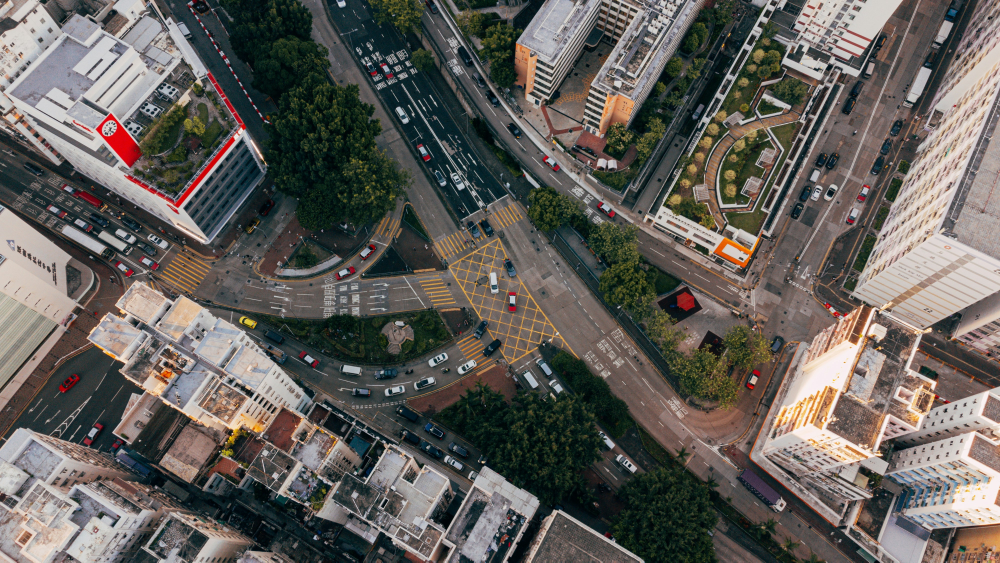
#> input picture Pablo/basicsPillow/imgs/city_china.jpg, 4000 x 2250 px, found by its file name (shown at 1/4 size)
$ python grayScalePillowBasics.py
#> lines starting #> are read from the running program, lines starting #| are printed output that depends on the picture
from PIL import Image
import os

print(os.getcwd())

#Ajustando diretório das imagens
BASE_DIR = os.path.dirname(__file__)
PATH = os.path.join(BASE_DIR, "..", 'imgs')

#função só pra poder juntar o caminho com arquivo
def in_file(file):
    return os.path.join(PATH, file)

image = Image.open(in_file('city_china.jpg'))
#> image is the input picture: PIL image 4000x2250 RGB; mean R, G, B 98.4, 94.9, 90
#image.show()


#convertendo pra preto e branco na unha e no PURO
#entendendo que a imagem é uma matriz de pixels
#e cada pixel é uma tupla com os valores RGB
#é como se fosse uma imagem em escala de cinza
#mas com os valores de cinza sendo a média dos valores RGB
print(image.getpixel((0, 0)))
#| (87, 83, 80)
print(image.getpixel((150, 150)))
#| (184, 194, 196)
print(image.getpixel((1230, 1230)))
#| (110, 95, 88)
print(image.getpixel((500, 300)))
#| (215, 210, 206)

#primeiro tem que pegar as dimensões da imagem
w, h = image.size
#> w = 4000; h = 2250

#quando a colocamos as 3 coordenadas de cor iguais, temos um pixel em escala de cinza
#Podemos decompor uma cor com uma parte que é o brilho(iluminação) e outra parte que é a cor
#essencialmente a escala é apenas uma informação de brilho e não de cor
#informação de luminância
#temos 3 valores e precisamos convertê-los para um único valor de brilho
#usando a média simples dos valores RGB parar isso
#podemos também usar outras fórmulas, como a média ponderada

#CONVERTENDO UTILIZANDO MÉDIA SIMPLES
#primeiro percorre todas as colunas da imagem
grayImageSimpleAverage = Image.new("RGB", (w, h))
#> grayImageSimpleAverage: PIL image 4000x2250 RGB; every value is 0
def grayAverage(origImage, toConvimage, w, h):
    print("----------- utilizando média simples")
    for x in range(w):
        #percorrendo todas as linhas da imagem
        for y in range(h):
            #capturando pixel atual
            pixel = origImage.getpixel((x,y))
            #calculando a luminância
            luminancia = (pixel[0] + pixel[1] + pixel[2]) // 3
            #adicionando o pixel na imagem em escala de cinza
            toConvimage.putpixel((x,y), (luminancia, luminancia, luminancia))

    return toConvimage

#convertedSimpleImage = grayAverage(image, grayImageSimpleAverage, w, h)
#print('simple converted image:')
#print(convertedSimpleImage)
#convertedSimpleImage.show()


#ENTENDENDO MELHOR COMO FUNCIONA A ESCALA DE CINZA:
#O principal componente para transformação para escala de cinza vem do verde em segundo lugar o vermelho
#e o terceiro do azul

#fazendo a média ponderada para poder fazer a transformação da escala de cinza

grayImagePondAverage = Image.new("RGB", (w,h))
def grayPondAverage(origImage, toConvimage, w, h):
#> called with w = 4000, h = 2250
    print("----------- utilizando média ponderada")
    for x in range(w):
        for y in range(h):
            pixel = origImage.getpixel((x,y))
            lum = int(0.3*pixel[0] + 0.59*pixel[1] + 0.11*pixel[2])
            toConvimage.putpixel((x,y), (lum, lum, lum))
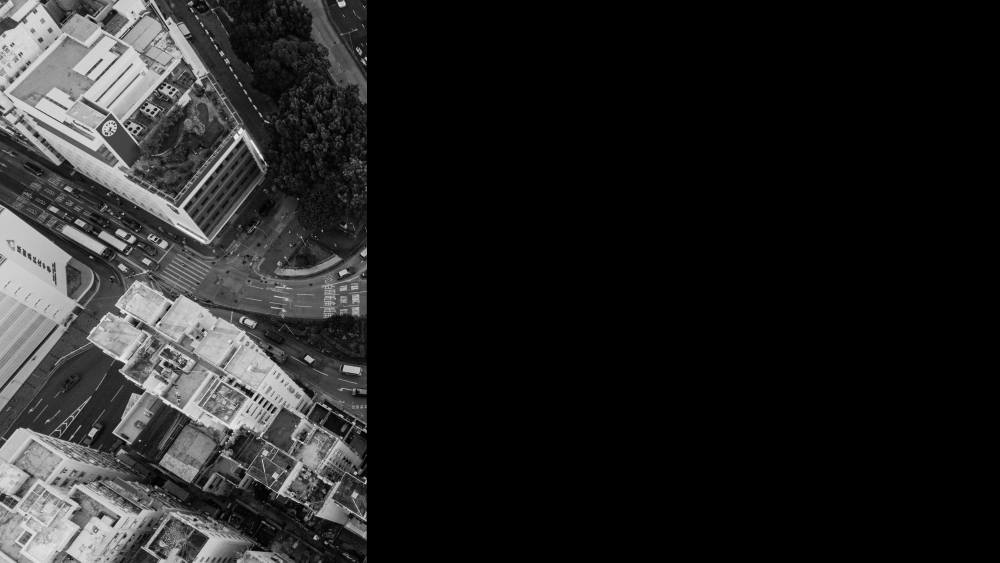
#> toConvimage: PIL image 4000x2250 RGB (shown at 1/4 size); min 0, max 251, mean 35

    return toConvimage

#> (the run stopped early here; a loop or call above may not have finished)
